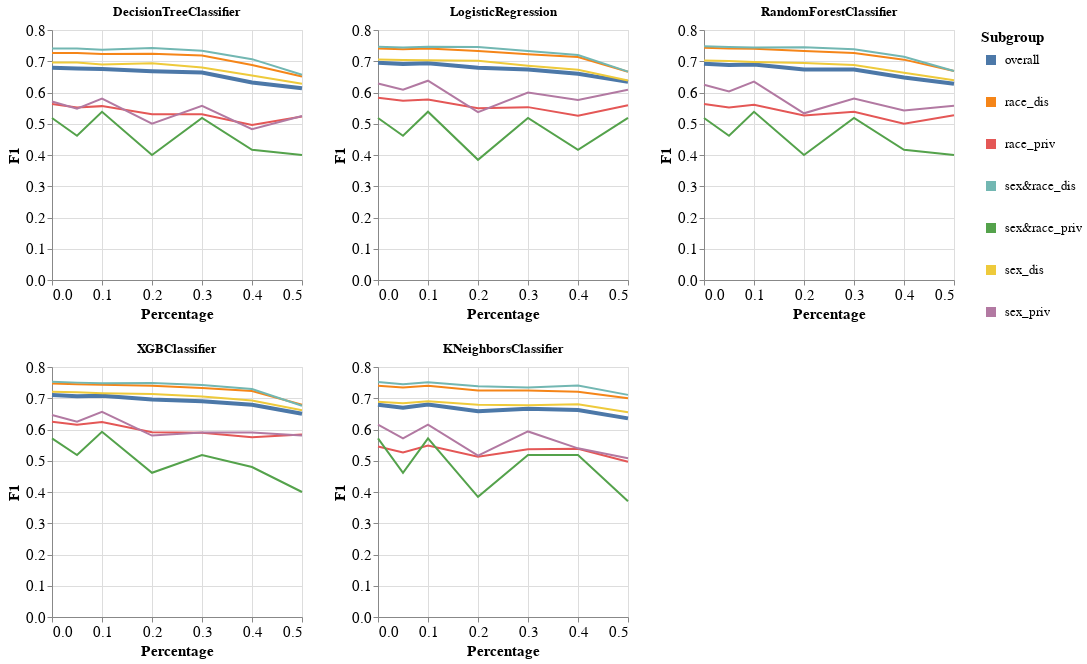

The notebook cell saved with this chart:
### Code cell
visualizer.create_subgroups_grid_pct_lines_per_model_plot(subgroup_metric='F1',
                                                          target_preprocessing_technique=PREPROCESSING_TECHNIQUES[0],
                                                          model_names=MODEL_NAMES)
